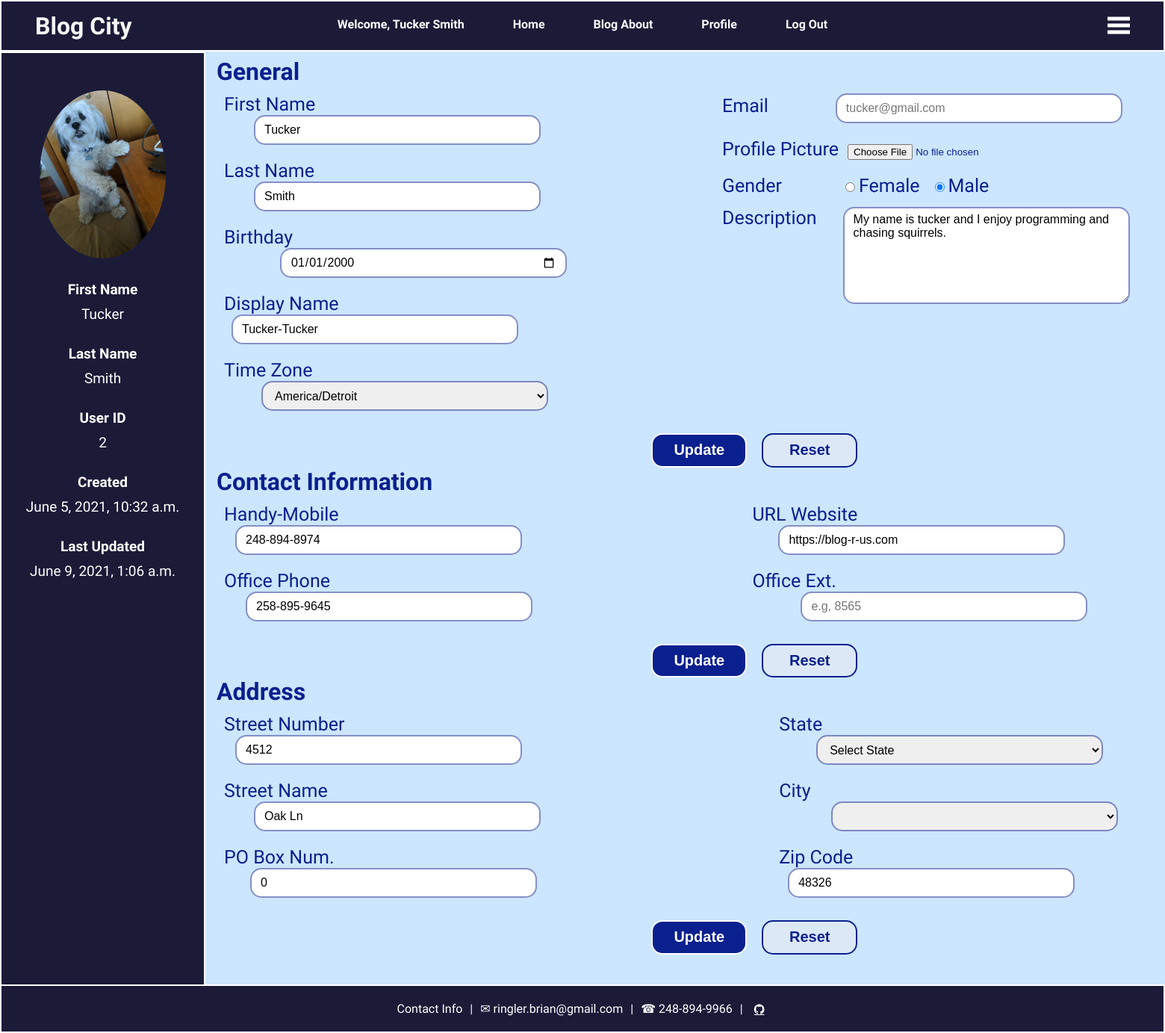
The page /profile/ (signed in) on the database its author committed.
### blog_app/models.py (models this page shows, shortened)
class User(models.Model):
    first_name = models.CharField(max_length=25, null=False)
    last_name = models.CharField(max_length=25, null=False)
    dob = models.DateField(null=False)
    timezone = models.CharField(max_length=45, default='US/Eastern', null=False)
    email = models.EmailField(max_length=75, unique=True, null=False)
    display_name = models.CharField(max_length=255, null=True)
    picture = models.ImageField(default='default-img.jpg', upload_to='profile_pic',null=True, blank=True)
    gender = models.CharField(max_length=6, null=True)
    description = models.CharField(max_length=255, null=True)
    password= models.CharField(max_length=155,null=False)
    created_at = models.DateTimeField(auto_now_add=True)
    updated_at = models.DateTimeField(auto_now=True)
    objects = ValidationManger()

class ContactInfo(models.Model):
    mobile_phone = models.CharField(max_length=12, null=True, unique=True)
    office_phone = models.CharField(max_length=12, null=True, unique=False)
    office_text = models.CharField(max_length=10, null=True)
    url = models.URLField(max_length=200, unique=False, null=True)
    user = models.OneToOneField(User, related_name='user_contact', on_delete=models.CASCADE, primary_key=True)
    created_at = models.DateTimeField(auto_now_add=True)
    updated_at = models.DateTimeField(auto_now=True)

class Address(models.Model):
    street_number = models.IntegerField(null=True)
    street_name = models.CharField(max_length=100, null=True)
    po_box = models.IntegerField(null=True)
    state = models.CharField(max_length=50, null=True)
    city = models.CharField(max_length=100, null=True)
    zip_code = models.CharField(max_length=15, null=True)
    user = models.OneToOneField(User, related_name='user_address', on_delete=models.CASCADE, primary_key=True)
    created_at = models.DateTimeField(auto_now_add=True)
    updated_at = models.DateTimeField(auto_now=True)

### blog_app/views.py (the view, shortened to what this page needs)
# urls.py: path('profile/', views.profile_view, name="profile_view"),
def profile_view(request):
    active_id = request.session['active_user_id']
    time_zones = time_zone()
    context = {
        'general' : User.objects.get(id=active_id),
        'contact' : ContactInfo.objects.get(user_id=active_id),
        'address' : Address.objects.get(user_id=active_id),
        'date' : str(User.objects.get(id=active_id).dob),
        'time_zones' : time_zones
    }
    user = User.objects.get(id=active_id)
    return render(request, 'user_profile.html', context)

### blog_app/views.py (called while the page is built)
def time_zone():
    timezone_list = []
    remove_2 = ['GB', 'NZ']
    remove_3 = ['EET','EST','ETC','GMT','HST','WET',
                'UCT', 'UTC', 'MET','MST','PRC', 'ROC','ROK', 'CET']
    remove_4 = ['W-SU', 'W-SU']
    remove_5 = ['GMT+0', 'GMT-0']
    remove_7 = ['MST7MDT', 'NZ-CHAT', 'GB-Eire', 'PST8PDT', 'EST5EDT', 'CST6CDT']
    idx = 1
    for tz in pytz.all_timezones:
        if tz[0:4] == 'Etc/':
            pass
        elif tz[0:2] in remove_2 and len(tz) == 2:
            pass
        elif tz[0:3] in remove_3 and len(tz) == 3:
            pass
        elif tz[0:4] in remove_4 and len(tz) == 4 :
            pass
        elif tz[0:5] in remove_5 and len(tz) == 5 :
            pass
        elif tz[0:7] in remove_7 and len(tz) == 7:
            pass
        else:
            timezone_list.append((idx,tz))
            idx += 1
    return timezone_list

### blog_app/templates/user_profile.html (shortened to what this page needs)
{% extends "base.html" %}
{% block head %}
    {% load static %}
    <link rel="stylesheet" href="{% static 'css/user_profile.css' %}" />
    <link rel="stylesheet" href="{% static 'css/profile_footer.css' %}" />
{% endblock head %}
{% block content %}
<div class="main-wrapper">
    <div class="left-side-bar image">
        <img src="{{ general.picture.url }}"
        alt="Image of the user">
        <h4>First Name</h4>
        <p>{{ request.session.active_user_first }}</p>
        <h4>Last Name</h4>
        <p>{{ request.session.active_user_last }}</p>
        <h4>User ID</h4>
        <p>{{ request.session.active_user_id }}</p>
        <h4>Created</h4>
        <p>{{ general.created_at }}</p>
        <h4>Last Updated</h4>
        <p>{{ general.updated_at }}</p>
    </div>
    <div class="general sec-1">
        <h1 class="sec-heading">General</h1>
        <form action="/profile/" method="POST" id="general-frm" name="general-frm">
            <div class="left-general">
                <div>
                    <label for="first-name">First Name</label>
                    <input type="text" name="user-first-nm" id="first-name" placeholder="Randy" value="{{ general.first_name }}">
                </div>
                <div>
                    <label for="last-name">Last Name</label>
                    <input type="text" name="user-last-nm" id="last-name" placeholder="Jackson" value="{{ general.last_name }}">
                </div>
                <div>
                    <label for="user-dob">Birthday</label>
                    <input type="date" name="user-dob-nm" id="user-dob" min="1900-01-01" max="2025-01-01" value="{{ date }}">
                </div>
                <div>
                    <label for="display-name">Display Name</label>
                    <input type="text" name="user-display-nm" id="display-name" maxlength="50" placeholder="The name you would like displayed" value="{{ general.display_name }}" required>
                </div>
                <div>
                    <label for="time-zone">Time Zone</label>
                        <select name="time-zone-nm" class="states" id="time-zone" required>
                            <option value="0">{{ general.timezone }}</option>
                        </select>
                </div>
            </div>
            <div class="right-general">
                <div>
                    <label for="email">Email</label>
                    <input type="email" name="user-email-nm" id="user-email" placeholder="my-name@coolmail.com" value="{{ general.email }}" readonly="readonly">
                </div>
                <div>
                    <label for="avatar">Profile Picture</label>
                    <input type="file"
                            id="avatar" name="user-avatar-nm"
                            accept="image/*" value="{{ general.picture.url }}">
                </div>
                <div class="gender-radio">
                    <p>Gender</p>
                    <div>
                        <input type="radio" id="gen-female" name="user-gender-nm" value="Female" {% if general.gender == 'Female' %} {{ 'checked' }}{% endif %}>
                        <label for="gen-female">Female</label>
                    </div>
                    <div>
                        <input type="radio" id="gen-male" name="user-gender-nm" value="Male" {% if general.gender == 'Male' %} {{ 'checked' }}{% endif %}>
                        <label for="gen-male">Male</label>
                    </div>
                </div>
                    <div class="register-details">
                        <label for="description">Description</label>
                        <textarea id="description" name="user-desc-nm" maxlength="250" rows="15" cols="12" placeholder="Tell us a little about you in less than 250 characters">{{ general.description }}</textarea>
                    </div>
            </div>
        </form>
                <div class="general-btns">
                    <input type="submit" form="general-frm" id="gen-update-btn" value="Update"/>
                    <button onClick="resetGeneralInfo()" id="gen-reset-btn">Reset</button>
                </div>
    </div>
    <div class="contact sec-2">
        <h1 class="sec-heading">Contact Information</h1>
        <form action="/profile/contact-update/" method="POST" id="contact-frm" name="contact-frm">
            <div class="left-contact">
                <div>
                    <label for="handy-phone-num">Handy-Mobile</label>
                    <input type="tel" name="handy-phone-nm" id="handy-phone-num" pattern="[0-9]{3}-[0-9]{3}-[0-9]{4}" placeholder="Required format...555-121-1212" value="{{ contact.mobile_phone }}" required>
                </div>
                <div>
                    <label for="office-phone-num">Office Phone</label>
                    <input type="tel" name="office-nm" id="office-phone-num" pattern="[0-9]{3}-[0-9]{3}-[0-9]{4}" placeholder="Required format...555-121-1212" value="{{ contact.office_phone }}" required>
                </div>
            </div>
            <div class="right-contact">
                <div>
                    <label for="contact-url">URL Website</label>
                    <input type="url" name="url-nm" id="contact-url" value="{{ contact.url }}" placeholder="https://.example.com">
                </div>
                <div>
                    <label for="office-phone-ext">Office Ext.</label>
                    <input type="number" name="office-text-nm" id="office-phone-ext" min="0" max="99999" value="{{ contact.office_text }}" placeholder="e.g, 8565" >
                </div>
            </div>
        </form>
        <div class="contact-btns">
            <input type="submit" form="contact-frm" id="cont-update-btn" value="Update"/>
            <button onClick="resetContactInfo()" id="cont-reset-btn">Reset</button>
        </div>
    </div>
    <div class="address sec-3">
        <h1 class="sec-heading">Address</h1>
        <form action="/profile/address-update/" method="POST" id="address-frm" name="address-frm">
            <div class="left-address">
                <div>
                    <label for="str-num">Street Number</label>
                    <input type="number" id="str-num" name="street-number-nm" min="0" max="999999" placeholder="1422" value="{{ address.street_number }}" required>
                </div>
                <div>
                    <label for="str-name">Street Name</label>
                    <input type="text" id="str-name" name="street-name-nm" placeholder="Oak Lane Dr." value="{{ address.street_name }}" required>
                </div>
                <div>
                    <label for="po-box">PO Box Num.</label>
                    <input type="number" id="po-box" name="po-box-nm" placeholder="Enter numbers only e.g., 1459" min="0" max="999999" value="{{ address.po_box }}">
                </div>
            </div>
            <div class="right-address">
                <div>
                    <label for="address-state">State</label>
                    <select name="states-nm" class="states" id="address-state" onchange="populateCity()" required>{{ address.state }}</select>
                </div>
                <div>
                    <label for="address-city">City</label>
                    <select name="address-city-nm"  id="address-city" value="" required>{{ address.city }}</select>
                </div>
                <div>
                    <label for="zip-code">Zip Code</label>
                    <input type="number" name="zip-address-nm" id="zip-code" placeholder="48326" value="{{ address.zip_code }}"/>
                </div>
            </div>
        </form>
        <div class="address-btns">
            <input type="submit" form="address-frm" id="add-update-btn" value="Update"/>
            <button onClick="resetAddressInfo()" id="add-reset-btn">Reset</button>
        </div>
    </div>
</div>
{% endblock %}

### blog_app/templates/navbar.html (shortened to what this page needs)
<div class="wrapper-navbar">
    <nav class="navbar">
      <span class="side-bar">
        <a href="#" onclick="openSlideMenu()">
          <svg width="30" height="30">
            <path d="M0, 5 30, 5" stroke="#fff" stroke-width="5" />
            <path d="M0, 14 30, 14" stroke="#fff" stroke-width="5" />
            <path d="M0, 23 30, 23" stroke="#fff" stroke-width="5" />
          </svg>
        </a>
      </span>
      <span class="title">Blog City</span>
      <ul class="navbar-nav">
        {% if request.session.logged_in == True %}
            <li>Welcome, {{request.session.active_user_first}} {{request.session.active_user_last}}</li>
            <li><a href="{% url 'home_view' %}">Home</a></li>
            <li><a href="{% url 'blog_view' %}">Blog About</a></li>
            <li><a href="{% url 'profile_view' %}">Profile</a></li>
            <li><a href="{% url 'log_out' %}">Log Out</a></li>
          {% else %}
            <li><a href="{% url 'home_view' %}">Home</a></li>
            <li><a href="{% url 'login_view' %}">Login</a></li>
            <li><a href="{% url 'register_view' %}">Register</a></li>
        {% endif %}
      </ul>
    </nav>
</div>

### blog_app/static/css/base.css (style rules this page uses)
* { margin: 0; padding: 0; box-sizing: border-box; }
body { height: 100%; font-family: 'Work Sans', sans-serif; background: rgba(204,230,255,1); color: rgb(10, 32, 143); }
label { font-size: 25px; }
input[type="file"], input[type="radio"] { margin-bottom: 20px; }
input[type="text"], input[type="email"], input[type="date"], input[type="tel"], input[type="url"], input[type="number"], input[type="password"], textarea, select { border-radius: 15px; border: 2px solid rgb(10, 32, 143,.5); padding: 6px 12px; margin-bottom: 20px; height: 2.5rem; width: 24rem; font-size: 1.0rem; font-family: 'Poppins', sans-serif; resize: vertical; }
textarea { height: 5rem; }
input[type="submit"], button { height: 2.85rem; width: 8rem; font-size: 1.25rem; font-weight: bold; border: 2px solid white; border-radius: 15px; background-color: rgb(10, 32, 143); color: white; }
button { background: rgba(235, 235, 240, 0.548); border: 2px solid rgb(10, 32, 143); color: rgb(10, 32, 143); }

### blog_app/static/css/nav_bar.css (style rules this page uses)
* { margin: 0; padding: 0; box-sizing: border-box; }
.wrapper-navbar { position: sticky; top: 0px; background-color:#1b1b38; border: 2px solid white; width: 100%; }
.side-bar { position: absolute; right:45px; margin-top: 5px; }
.title { position: absolute; left: 45px; font-weight: bold; font-family: 'ZCOOL KuaiLe', cursive; font-size: 2rem; color: whitesmoke; }
.navbar { display: flex; flex-wrap: row wrap; justify-content: center; align-items: center; background: #1b1b38; overflow: hidden; height: 65px; font-weight: bold; }
.navbar-nav { display: flex; flex-direction: row; justify-content: center; align-items: center; font-size: 1.0rem; }
.navbar a { margin: 0 0 0 65px; text-decoration: none; color: #f8f9fa; }
.navbar ul { list-style: none; margin: 0 0 5px 0; }
li { list-style-type: none; color: white; }

### blog_app/static/css/footer.css (style rules this page uses)
* { margin: 0; padding: 0; box-sizing: border-box; }

### blog_app/static/css/profile_footer.css (style rules this page uses)
* { margin: 0; padding: 0; box-sizing: border-box; }

### rows shown on the page
User: session.active_user_first "Tucker", session.active_user_last "Smith", picture (picture), created_at "June 5, 2021, 10:32 a.m.", updated_at "June 9, 2021, 1:06 a.m.", user-first-nm "Tucker", user-last-nm "Smith", user-display-nm "Tucker-Tucker", time-zone-nm "America/Detroit", user-email-nm "tucker@gmail.com", gender "☐ Female", gender "☑ Male", user-desc-nm "My name is tucker and I enjoy programming and chasing squirrels."
ContactInfo: handy-phone-nm "248-894-8974", office-nm "258-895-9645", url-nm "https://blog-r-us.com"
Address: street-number-nm "4512", street-name-nm "Oak Ln", po-box-nm "0", states-nm "Select State", zip-address-nm "48326"

### other values the page prints
{{ request.session.active_user_id }} "2"
